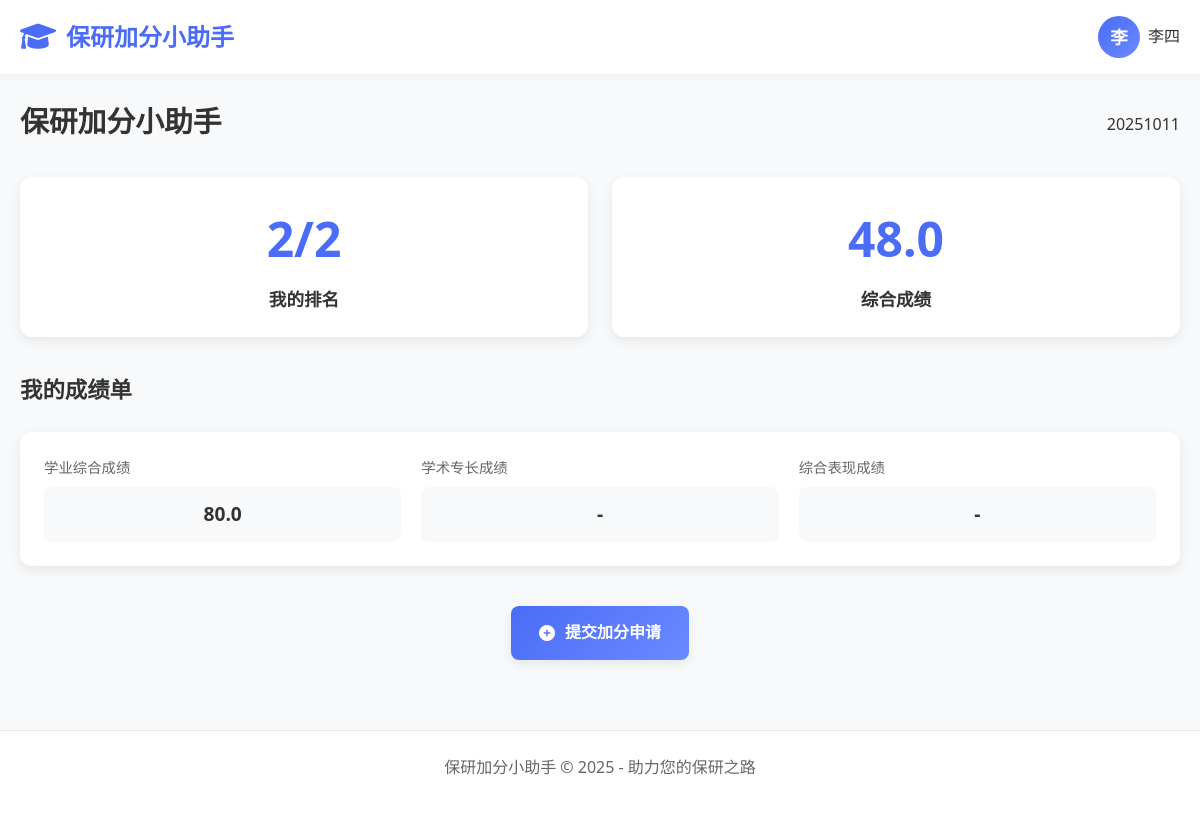
Page /student/ranking/ (signed in) on the earlier database version.
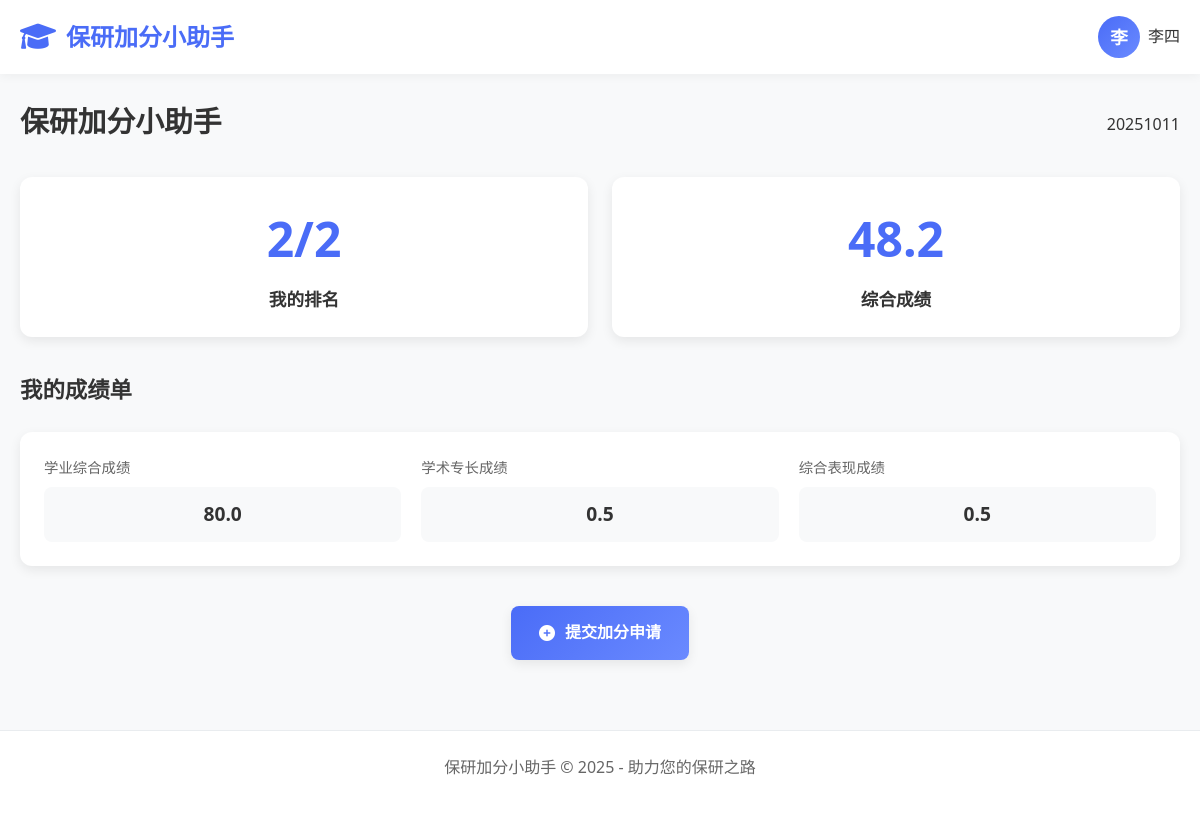
Same page on the later database version.
### apps/students/models.py (models this page shows, shortened)
class StudentProfile(models.Model):
    user = models.OneToOneField(
        User,
        on_delete=models.CASCADE,
        null=True,
        related_name='profile'  # 反向关联名称
    )
    full_name = models.CharField("姓名", max_length=100, blank=True)
    student_id = models.CharField("学号", max_length=20, unique=True,
                                  validators=[RegexValidator(regex=r'^\d{8,20}$', message='学号必须是8-20位数字')])
    grade = models.CharField("年级", max_length=20, blank=True)
    college = models.CharField("学院", max_length=100, blank=True)
    department = models.CharField("系别", max_length=100, blank=True)
    major = models.CharField("专业", max_length=100, blank=True)
    enrollment_year = models.PositiveIntegerField("入学年份", null=True, blank=True, help_text="例如：2023")
    GENDER_CHOICES = [
        ('M', '男'),
        ('F', '女'),
        ('O', '其他'),
    ]
    gender = models.CharField("性别", max_length=1, choices=GENDER_CHOICES, blank=True)
    ethnicity = models.CharField("民族", max_length=50, blank=True)
    political_status = models.CharField("政治面貌", max_length=50, blank=True)
    id_card = models.CharField("身份证号", max_length=18, blank=True,
                               validators=[RegexValidator(regex=r'^\d{17}[\dXx]$', message='请输入有效的身份证号')])
    phone = models.CharField("手机号", max_length=11, blank=True, help_text="请输入11位手机号码")
    email = models.EmailField("邮箱", blank=True, help_text="请输入有效的邮箱地址")
    academic_comprehensive_score = models.DecimalField(
        "学业综合成绩",  # 辅导员可设置
        max_digits=5,
        decimal_places=1,
        null=True,
        blank=True
    )
    academic_expertise_score = models.DecimalField(
        "学术专长成绩",  # 来自学术类材料加分
        max_digits=5,
        decimal_places=1,
        default=0
    )
    comprehensive_performance_score = models.DecimalField(
        "综合表现成绩",  # 来自综合类材料加分
        max_digits=5,
        decimal_places=1,
        default=0
    )
    total_score = models.DecimalField(
        "总成绩",
        max_digits=5,
        decimal_places=1,
        null=True,
        blank=True
    )
    academic_comprehensive_ratio = models.DecimalField(
        "学业综合成绩权重",
        max_digits=3,
        decimal_places=2,
        default=0.6  # 60%
    )
    academic_expertise_ratio = models.DecimalField(
        "学术专长成绩权重",
        max_digits=3,
        decimal_places=2,
        default=0.2  # 20%
    )
    comprehensive_performance_ratio = models.DecimalField(
        "综合表现成绩权重",
        max_digits=3,
        decimal_places=2,
        default=0.2  # 20%
    )
    def get_rank(self):
        all_students = StudentProfile.objects.exclude(total_score__isnull=True)
        total_count = all_students.count()
        higher_count = all_students.filter(total_score__gt=self.total_score).count()
        return (higher_count + 1, total_count)

### apps/students/views.py (the view)
# urls.py: path('ranking/', views.ranking, name='ranking'),
@login_required
def ranking(request):
    try:
        profile = request.user.profile
        rank_data = profile.get_rank()
        my_rank = f"{rank_data[0]}/{rank_data[1]}" if rank_data[0] else "-"
        context = {
            'my_rank': my_rank,
            'academic_score': profile.academic_comprehensive_score or "-",
            'research_score': profile.academic_expertise_score,
            'performance_score': profile.comprehensive_performance_score,
            'total_score': profile.total_score or "-"
        }
    except StudentProfile.DoesNotExist:
        context = {
            'my_rank': "-",
            'academic_score': "-",
            'research_score': "-",
            'performance_score': "-",
            'total_score': "-"
        }
    return render(request, 'students/ranking.html', context)

### templates/students/ranking.html (shortened to what this page needs)
{% extends 'students/base.html' %}
{% load static %}
{% block extra_css %}
<link href="{% static 'CSS/ranking.css' %}" rel="stylesheet">
{% endblock %}
{% block content %}
    <div class="page-header">
        <h1 class="page-title">保研加分小助手</h1>
        <div class="user-info">
            {% if user.is_authenticated %}
                <span class="username">{{ user.username }}</span>
            {% endif %}
        </div>
    </div>
    <div class="stats-grid">
        <div class="stat-card">
            <div class="stat-value">{{ my_rank|default:"-" }}</div>
            <div class="stat-label">我的排名</div>
        </div>
        <div class="stat-card">
            <div class="stat-value">{{ total_score|default:"-" }}</div>
            <div class="stat-label">综合成绩</div>
        </div>
    </div>
    <div class="transcript-section">
        <div class="section-header">
            <h2 class="section-title">我的成绩单</h2>
        </div>
        <div class="transcript-card">
            <div class="score-grid">
                <div class="score-item">
                    <span class="score-label">学业综合成绩</span>
                    <div class="score-value">{{ academic_score|default:"-" }}</div>
                </div>
                <div class="score-item">
                    <span class="score-label">学术专长成绩</span>
                    <div class="score-value">{{ research_score|default:"-" }}</div>
                </div>
                <div class="score-item">
                    <span class="score-label">综合表现成绩</span>
                    <div class="score-value">{{ performance_score|default:"-" }}</div>
                </div>
            </div>
        </div>
    </div>
    <div class="submit-section">
        <a href="{% url 'upload' %}" class="submit-btn">
            <i class="fas fa-plus-circle"></i>
            <span>提交加分申请</span>
        </a>
    </div>
{% endblock %}

Differences in the rows shown:
changed StudentProfile: total_score "48.0" → "48.2"; academic_expertise_score "-" → "0.5"; comprehensive_performance_score "-" → "0.5"
